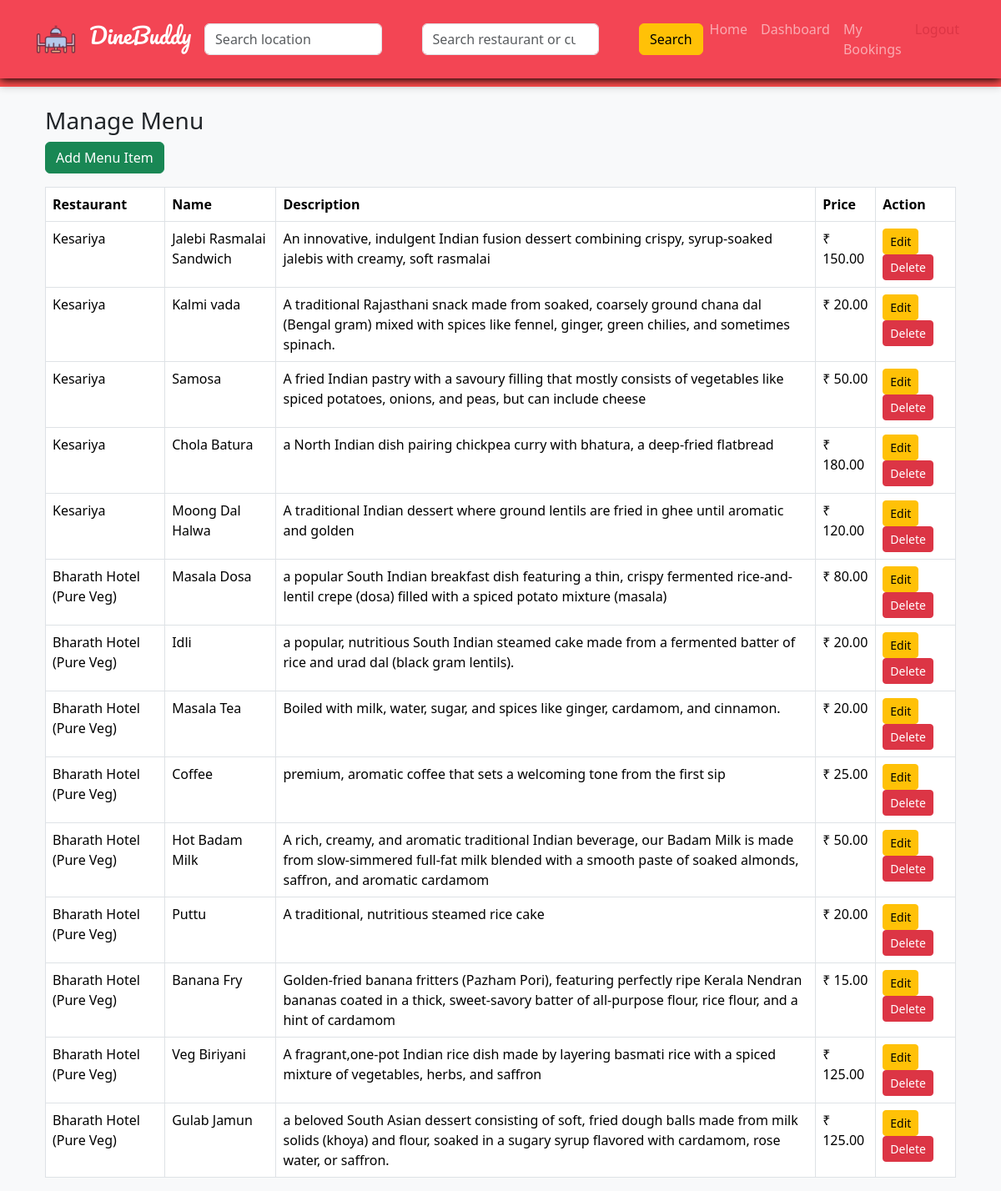
The page /restaurant/manage-menu/ (signed in) on the database its author committed.
### restaurant_app/models.py (models this page shows, shortened)
class Menu(models.Model):
    restaurant = models.ForeignKey(Restaurant, on_delete=models.CASCADE)
    name = models.CharField(max_length=100)
    category = models.CharField(max_length=100, choices=CATEGORY_CHOICES)
    description = models.TextField()
    price = models.DecimalField(max_digits=6, decimal_places=2)
    image = models.ImageField(upload_to='menu_images/', null=True, blank=True)

class Restaurant(models.Model):
    owner = models.ForeignKey(User,on_delete=models.CASCADE)
    name = models.CharField(max_length=200)
    location = models.CharField(max_length=200)
    cuisine = models.CharField(max_length=200)
    image = models.ImageField(upload_to='restaurant_images/')
    description = models.TextField()
    opening_time = models.TimeField()
    closing_time = models.TimeField()
    slot_duration = models.IntegerField(default=15)

### restaurant_app/views.py (the view)
# urls.py: path('manage-menu/', manage_menu, name='manage_menu'),
@login_required
def manage_menu(request):
    menus = Menu.objects.filter(restaurant__owner=request.user)
    return render(request, 'owner/manage_menu.html', {
        'menus': menus
    })

### templates/owner/manage_menu.html
{% extends 'base.html' %}
{% block content %}
<div class="container mt-4">
<h3>Manage Menu</h3>
<a href="{% url 'add_menu' %}" class="btn btn-success mb-3">
Add Menu Item
</a>
<table class="table table-bordered">
<tr>
<th>Restaurant</th>
<th>Name</th>
<th>Description</th>
<th>Price</th>
<th>Action</th>
</tr>
{% for menu in menus %}
<tr>
<td>{{ menu.restaurant.name }}</td>
<td>{{ menu.name }}</td>
<td>{{ menu.description }}</td>
<td>₹ {{ menu.price }}</td>
<td>
<a href="{% url 'edit_menu' menu.id %}" class="btn btn-warning btn-sm">
Edit
</a>
<a href="{% url 'delete_menu' menu.id %}"
class="btn btn-danger btn-sm"
onclick="return confirm('Delete this item?');">
Delete </a>
</td>
</tr>
{% endfor %}
</table>
</div>
{% endblock %}

### static/css/style.css (style rules this page uses)
body { padding-top: 80px; background-color: #f8f9fa; }

### static/css/base.css (style rules this page uses)
body { padding-top: 80px; }

### rows shown on the page
Menu: restaurant.name "Kesariya", name "Jalebi Rasmalai Sandwich", description "An innovative, indulgent Indian fusion dessert combining crispy, syrup-soaked jalebis with creamy, soft rasmalai", price "150.00"
Menu: restaurant.name "Kesariya", name "Kalmi vada", description "A traditional Rajasthani snack made from soaked, coarsely ground chana dal (Bengal gram) mixed with spices like fennel, ginger, green chilies, and sometimes spinach.", price "20.00"
Menu: restaurant.name "Kesariya", name "Samosa", description "A fried Indian pastry with a savoury filling that mostly consists of vegetables like spiced potatoes, onions, and peas, but can include cheese", price "50.00"
Menu: restaurant.name "Kesariya", name "Chola Batura", description "a North Indian dish pairing chickpea curry with bhatura, a deep-fried flatbread", price "180.00"
Menu: restaurant.name "Kesariya", name "Moong Dal Halwa", description "A traditional Indian dessert where ground lentils are fried in ghee until aromatic and golden", price "120.00"
Menu: restaurant.name "Bharath Hotel (Pure Veg)", name "Masala Dosa", description "a popular South Indian breakfast dish featuring a thin, crispy fermented rice-and-lentil crepe (dosa) filled with a spiced potato mixture (masala)", price "80.00"
Menu: restaurant.name "Bharath Hotel (Pure Veg)", name "Idli", description "a popular, nutritious South Indian steamed cake made from a fermented batter of rice and urad dal (black gram lentils).", price "20.00"
Menu: restaurant.name "Bharath Hotel (Pure Veg)", name "Masala Tea", description "Boiled with milk, water, sugar, and spices like ginger, cardamom, and cinnamon.", price "20.00"
Menu: restaurant.name "Bharath Hotel (Pure Veg)", name "Coffee", description "premium, aromatic coffee that sets a welcoming tone from the first sip", price "25.00"
Menu: restaurant.name "Bharath Hotel (Pure Veg)", name "Hot Badam Milk", description "A rich, creamy, and aromatic traditional Indian beverage, our Badam Milk is made from slow-simmered full-fat milk blended with a smooth paste of soaked almonds, saffron, and aromatic cardamom", price "50.00"
Menu: restaurant.name "Bharath Hotel (Pure Veg)", name "Puttu", description "A traditional, nutritious steamed rice cake", price "20.00"
Menu: restaurant.name "Bharath Hotel (Pure Veg)", name "Banana Fry", description "Golden-fried banana fritters (Pazham Pori), featuring perfectly ripe Kerala Nendran bananas coated in a thick, sweet-savory batter of all-purpose flour, rice flour, and a hint of cardamom", price "15.00"
Menu: restaurant.name "Bharath Hotel (Pure Veg)", name "Veg Biriyani", description "A fragrant,one-pot Indian rice dish made by layering basmati rice with a spiced mixture of vegetables, herbs, and saffron", price "125.00"
Menu: restaurant.name "Bharath Hotel (Pure Veg)", name "Gulab Jamun", description "a beloved South Asian dessert consisting of soft, fried dough balls made from milk solids (khoya) and flour, soaked in a sugary syrup flavored with cardamom, rose water, or saffron.", price "125.00"
